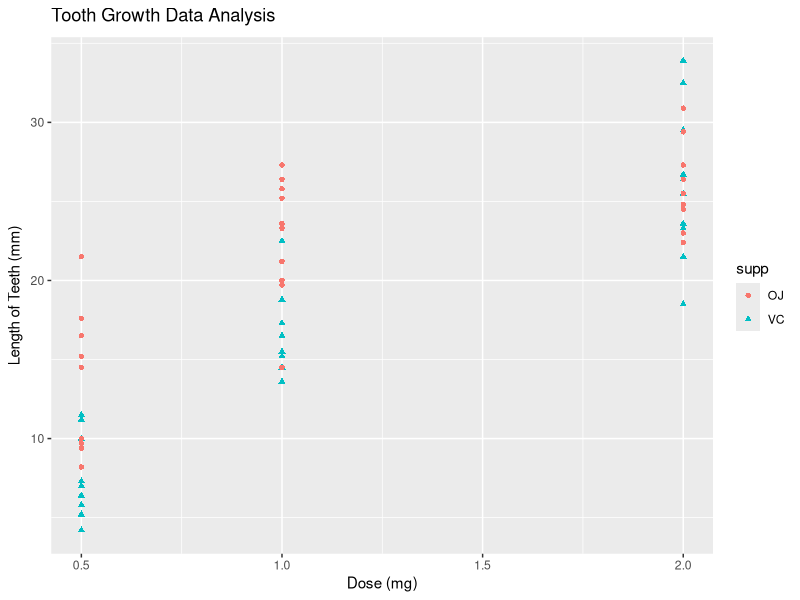
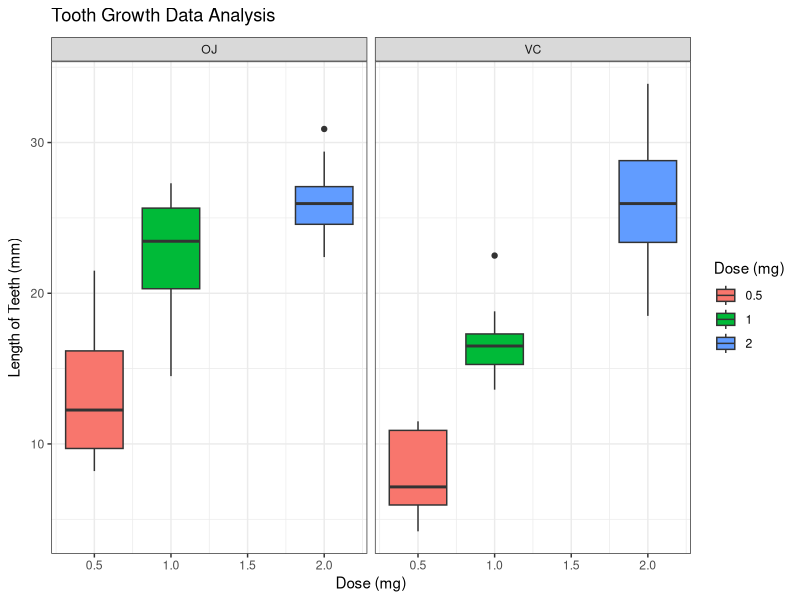

These figures' R source, in order: (Note: this script raises an error after producing the figures.)
library(ggplot2)
library(datasets)
data(ToothGrowth)

# Check the first 5 lines of the data
head(ToothGrowth, n = 5)
# Check the last 5 lines of the data
tail(ToothGrowth, n = 5)
# Check the basic structure.
str(ToothGrowth)

#Plot the data
ggp <- ggplot(aes(x = dose, y = len), data = ToothGrowth) +
  geom_point(aes(color=supp, shape = supp)) +
  labs(title=expression("Tooth Growth Data Analysis"), 
     x = "Dose (mg)", y = expression("Length of Teeth (mm)"))
print(ggp)

# Provide a basic summary of the data.
summary(ToothGrowth)

table(ToothGrowth$supp, ToothGrowth$dose)

by(ToothGrowth$len, INDICES = list(ToothGrowth$supp, ToothGrowth$dose), summary)

ggpsupp <- ggplot(aes(x = dose, y = len), data = ToothGrowth) + 
  geom_boxplot(aes(fill = factor(dose))) + facet_grid(.~supp) + theme_bw() + 
  guides(fill=guide_legend(title="Dose (mg)")) +
  labs(title=expression("Tooth Growth Data Analysis"), 
       x = "Dose (mg)", y = expression("Length of Teeth (mm)"))
print(ggpsupp)

# Confidence intervals and hypothesis tests to compare tooth growth by 
# supp and dose.

suppT1 <- t.test(len~supp, paired=F, var.equal=T, data=ToothGrowth)
suppT2 <- t.test(len~supp, paired=F, var.equal=F, data=ToothGrowth)
suppRes <- data.frame("ConfLow"=c(suppT1$conf[1],suppT2$conf[1]),
                      "ConfHigh"=c(suppT1$conf[2],suppT2$conf[2]), 
                      "PValue"=c(suppT1$p.value, suppT2$p.value),
                      row.names=c("Eq. Var.","Uneq. Var."))
suppRes

# T-Test by supplemant
t.test(len ~ supp, data = ToothGrowth)

# T-test by dose  
tgDose0.5_1 <- subset(ToothGrowth, dose %in% c(0.5, 1.0))
t.test(len ~ dose, data = tgDose0.5_1)

tgDose1_2 <- subset(ToothGrowth, dose %in% c(1.0, 2.0))
t.test(len ~ dose, data = tgDose1_2)

# T test for supplement by dose
tgDose0.5 <- subset(ToothGrowth, dose == 0.5)
t.test(len ~ supp, data = tgDose0.5)

tgDose1 <- subset(ToothGrowth, dose == 1.0)
t.test(len ~ supp, data = tgDose1)

tgDose2 <- subset(ToothGrowth, dose == 2.0)
t.test(len ~ supp, data = tgDose2)
